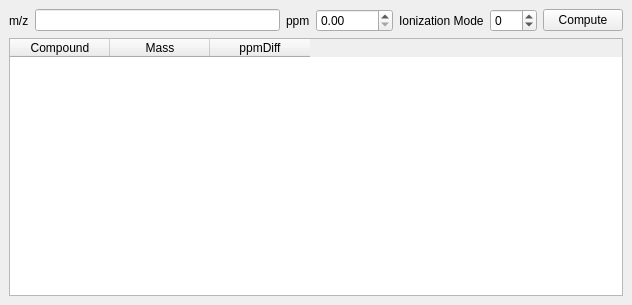
<?xml version="1.0" encoding="UTF-8"?>
<ui version="4.0">
 <class>MassCalcWidget</class>
 <widget class="QDockWidget" name="MassCalcWidget">
  <property name="geometry">
   <rect>
    <x>0</x>
    <y>0</y>
    <width>632</width>
    <height>305</height>
   </rect>
  </property>
  <property name="sizePolicy">
   <sizepolicy hsizetype="Preferred" vsizetype="Preferred">
    <horstretch>0</horstretch>
    <verstretch>14</verstretch>
   </sizepolicy>
  </property>
  <property name="windowTitle">
   <string>Compound Search</string>
  </property>
  <widget class="QWidget" name="dockWidgetContents">
   <layout class="QVBoxLayout" name="verticalLayout">
    <item>
     <layout class="QHBoxLayout" name="horizontalLayout_5">
      <item>
       <widget class="QLabel" name="label">
        <property name="text">
         <string>m/z</string>
        </property>
       </widget>
      </item>
      <item>
       <widget class="QLineEdit" name="lineEdit"/>
      </item>
      <item>
       <widget class="QLabel" name="label_3">
        <property name="layoutDirection">
         <enum>Qt::RightToLeft</enum>
        </property>
        <property name="text">
         <string>ppm</string>
        </property>
       </widget>
      </item>
      <item>
       <widget class="QDoubleSpinBox" name="maxppmdiff">
        <property name="maximum">
         <double>10000.000000000000000</double>
        </property>
       </widget>
      </item>
      <item>
       <widget class="QLabel" name="label_2">
        <property name="layoutDirection">
         <enum>Qt::RightToLeft</enum>
        </property>
        <property name="text">
         <string>Ionization Mode</string>
        </property>
       </widget>
      </item>
      <item>
       <widget class="QDoubleSpinBox" name="ionization">
        <property name="decimals">
         <number>0</number>
        </property>
        <property name="minimum">
         <double>-99.000000000000000</double>
        </property>
       </widget>
      </item>
      <item>
       <widget class="QPushButton" name="computeButton">
        <property name="text">
         <string>Compute</string>
        </property>
       </widget>
      </item>
     </layout>
    </item>
    <item>
     <widget class="QTableWidget" name="mTable">
      <property name="sizePolicy">
       <sizepolicy hsizetype="Expanding" vsizetype="Expanding">
        <horstretch>0</horstretch>
        <verstretch>0</verstretch>
       </sizepolicy>
      </property>
      <property name="minimumSize">
       <size>
        <width>0</width>
        <height>0</height>
       </size>
      </property>
      <property name="editTriggers">
       <set>QAbstractItemView::NoEditTriggers</set>
      </property>
      <property name="alternatingRowColors">
       <bool>false</bool>
      </property>
      <property name="sortingEnabled">
       <bool>true</bool>
      </property>
      <attribute name="horizontalHeaderStretchLastSection">
       <bool>false</bool>
      </attribute>
      <attribute name="verticalHeaderStretchLastSection">
       <bool>false</bool>
      </attribute>
      <column>
       <property name="text">
        <string>Compound</string>
       </property>
      </column>
      <column>
       <property name="text">
        <string>Mass</string>
       </property>
      </column>
      <column>
       <property name="text">
        <string>ppmDiff</string>
       </property>
      </column>
     </widget>
    </item>
    <item>
     <layout class="QHBoxLayout" name="horizontalLayout_4"/>
    </item>
   </layout>
  </widget>
 </widget>
 <resources/>
 <connections/>
</ui>
